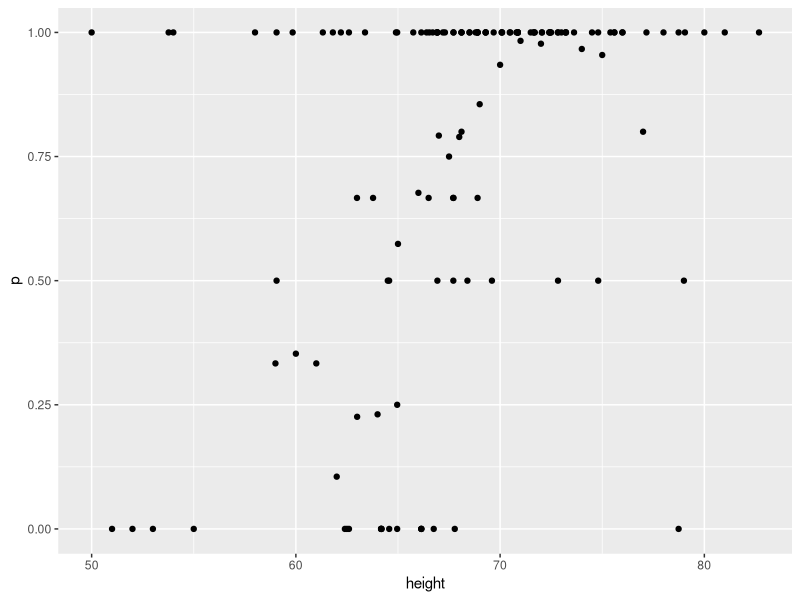

This figure's R source: (Note: this script raises an error after producing the figure.)
set.seed(1)
disease <- sample(c(0,1), size=1e6, replace=TRUE, prob=c(0.98,0.02))
test <- rep(NA, 1e6)
test[disease==0] <- sample(c(0,1), size=sum(disease==0), replace=TRUE, prob=c(0.90,0.10))
test[disease==1] <- sample(c(0,1), size=sum(disease==1), replace=TRUE, prob=c(0.15, 0.85))

# ================================================

### Comprehension Check: Conditional Probabilities Practice
library(tidyverse)
library(dslabs)
data("heights")

# Q1
# A
heights %>% 
  group_by(height) %>%
  summarize(p = mean(sex == "Male")) %>%
  qplot(height, p, data =.)

# C
heights %>% 
  mutate(height = round(height)) %>%
  summarize(p = mean(sex == "Male")) %>%
  qplot(height, p, data =.)

# D
heights %>% 
  mutate(height = round(height)) %>%
  group_by(height) %>%
  summarize(p = mean(sex == "Male")) %>%
  qplot(height, p, data =.)

## Q2
ps <- seq(0, 1, 0.1)
heights %>% 
  mutate(g = cut(height, quantile(height, ps), include.lowest = TRUE)) %>%
  group_by(g) %>%
  summarize(p = mean(sex == "Male"), height = mean(height)) %>%
  qplot(height, p, data =.)

## Q3
Sigma <- 9*matrix(c(1,0.5,0.5,1), 2, 2)
dat <- MASS::mvrnorm(n = 10000, c(69, 69), Sigma) %>%
  data.frame() %>% setNames(c("x", "y"))

ps <- seq(0, 1, 0.1)
dat %>% 
  mutate(g = cut(x, quantile(x, ps), include.lowest = TRUE)) %>%
  group_by(g) %>%
  summarize(y = mean(y), x = mean(x)) %>%
  qplot(x, y, data =.)
